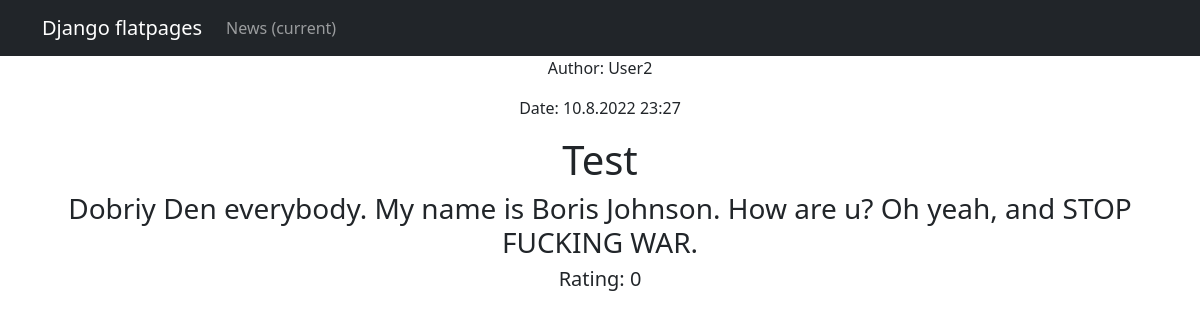
/posts/18, run on the app's committed database.
### news/models.py (models this page shows, shortened)
class Post(models.Model):
    news = 'NE'
    article = 'AR'
    NEWS_OR_ARTICLE = [
        (news, 'News'),
        (article, 'Article')
    ]
    author = models.ForeignKey(Author, on_delete=models.CASCADE, default=news)
    n_or_a = models.CharField(max_length=2, choices=NEWS_OR_ARTICLE)
    create_date = models.DateTimeField(auto_now_add=True)
    category = models.ManyToManyField(Category, through='PostCategory')
    title = models.CharField(max_length=120)
    body = models.TextField()
    post_rating = models.SmallIntegerField(default=0)

class Author(models.Model):
    user_rating = models.SmallIntegerField(default=0)
    user = models.OneToOneField(User, on_delete=models.CASCADE, primary_key=True)

### news/views.py (the view)
# urls.py: path('<int:pk>', PostDetail.as_view())
class PostDetail(DetailView):
    model = Post
    template_name = "post.html"
    context_object_name = "post"

### news/templatetags/news_filters.py (called while the page is built)
@register.filter(
    name='censor'
)
def censor(value):
    bad_words = ['fuck', 'bitch', 'bastard']
    if isinstance(value, str):
        for word in bad_words:
            if word in str(value):
                return str(value.replace(word, '*'))
            return str(value)

### templates/post.html (shortened to what this page needs)
{% extends 'flatpages/default.html' %}
{% load news_filters %}
{% block content %}
    <p>Author: {{ post.author.user.username }}</p>
    <p>Date: {{ post.create_date.day }}.{{ post.create_date.month }}.{{ post.create_date.year }} {{ post.create_date.hour }}:{{ post.create_date.minute }}</p>
    <h1>{{ post.title|censor }}</h1>
    <h3>{{ post.body|censor }}</h3>
    <h5>Rating: {{ post.post_rating }}</h5>
{% endblock content %}

### data on the page
Post: author.user.username "User2", create_date.day "10", create_date.month "8", create_date.year "2022", create_date.hour "23", create_date.minute "27", title|censor "Test", body|censor "Dobriy Den everybody. My name is Boris Johnson. How are u? Oh yeah, and STOP FUCKING WAR.", post_rating "0"
